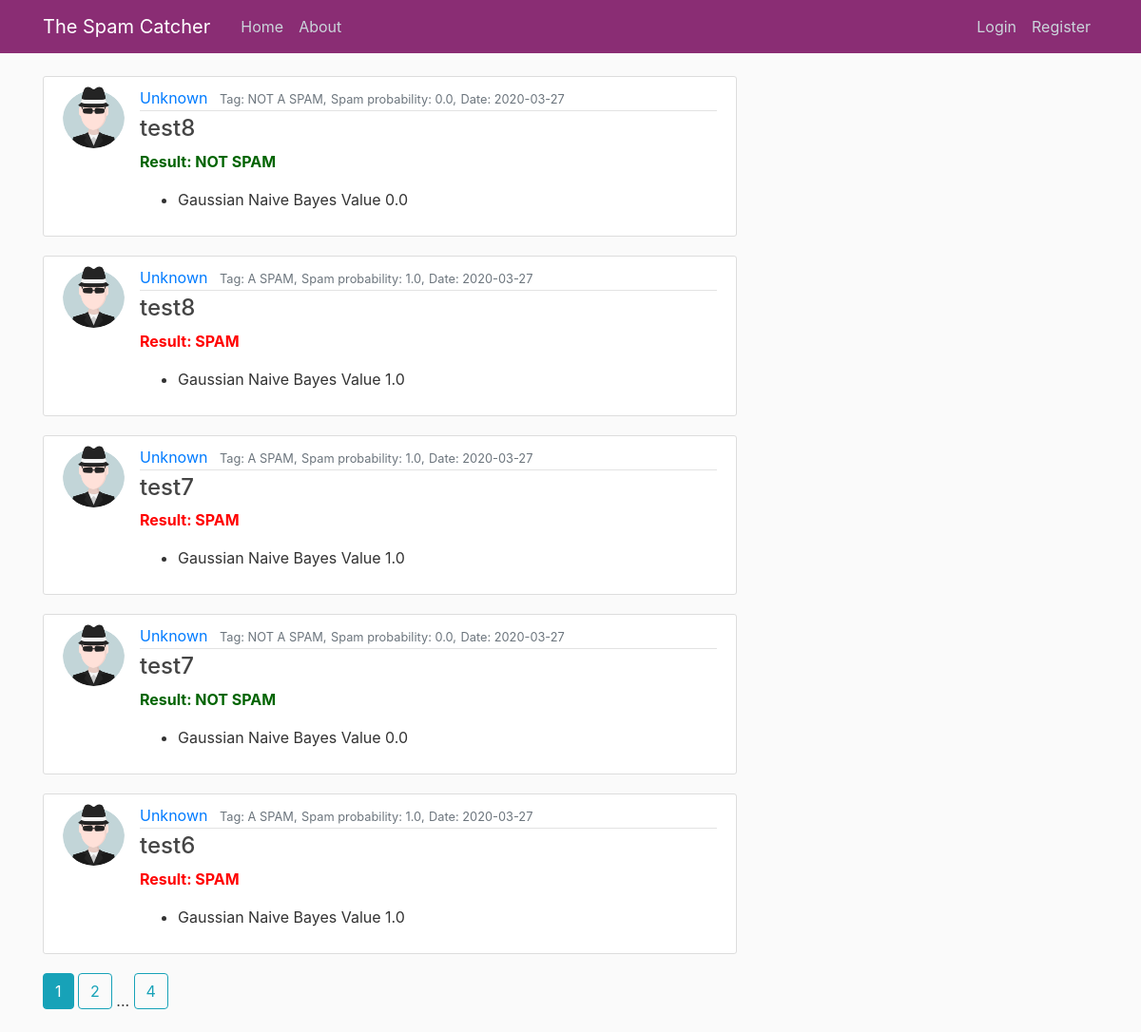
The page /home on the database its author committed.
### SPAM_WEB_APP/models.py (models this page shows, shortened)
class Post(db.Model):
    id = db.Column(db.Integer, primary_key=True)
    title = db.Column(db.String(100), nullable=False)
    date_posted = db.Column(db.DateTime, nullable=False, default=datetime.utcnow)
    content = db.Column(db.Text, nullable=False)
    gaussian_naive_bayes_value = db.Column(db.Float(100), default=0.0)
    spam_or_ham = db.Column(db.String(20), default='Not A Spam')
    user_id = db.Column(db.Integer, db.ForeignKey('user.id'), nullable=False)

class User(db.Model, UserMixin):
    id = db.Column(db.Integer, primary_key=True)
    username = db.Column(db.String(20), unique=True, nullable=False)
    email = db.Column(db.String(120), unique=True, nullable=False)
    image_file = db.Column(db.String(20), nullable=False, default='avtr.png')
    password = db.Column(db.String(60), nullable=False)
    posts = db.relationship('Post', backref='author', lazy=True)

### SPAM_WEB_APP/routes.py (the view)
@app.route("/")
@app.route("/home")
def home():
    page = request.args.get('page', 1, type=int)
    posts = Post.query.order_by(Post.date_posted.desc()).paginate(page=page, per_page=5)
    return render_template('home.html', posts=posts)

### SPAM_WEB_APP/templates/home.html
{% extends "layout.html" %}
{% block content %}
    {% for post in posts.items %}
        <article class="media content-section">
          <img class="rounded-circle article-img" src="{{ url_for('static', filename='profile_pics/' + post.author.image_file) }}">
          <div class="media-body">
            <div class="article-metadata">
              <a class="mr-2" href="{{ url_for('user_posts', username=post.author.username) }}">{{ post.author.username }}</a>
              <small class="text-muted">Tag: {{ post.spam_or_ham }},</small>
              <small class="text-muted">Spam probability: {{ post.gaussian_naive_bayes_value }},</small>
              <small class="text-muted">Date: {{ post.date_posted.strftime('%Y-%m-%d') }}</small>
            </div>
            <h4><a class="article-title" href="{{ url_for('post', post_id=post.id) }}">{{ post.title }}</a></h4>
             {% if post.spam_or_ham == 'A SPAM' %}
                 <p class="article-content" style="color:red;"><b>Result: SPAM</b></p>
             {% else %}
                 <p class="article-content" style="color:darkgreen;"><b>Result: NOT SPAM</b></p>
             {% endif %}
            <ul>
            <li class="article-content">Gaussian Naive Bayes Value       {{ post.gaussian_naive_bayes_value }}</li>
           </ul>
          </div>
        </article>
    {% endfor %}
    {% for page_num in posts.iter_pages(left_edge=1, right_edge=1, left_current=1, right_current=2) %}
      {% if page_num %}
        {% if posts.page == page_num %}
          <a class="btn btn-info mb-4" href="{{ url_for('home', page=page_num) }}">{{ page_num }}</a>
        {% else %}
          <a class="btn btn-outline-info mb-4" href="{{ url_for('home', page=page_num) }}">{{ page_num }}</a>
        {% endif %}
      {% else %}
        ...
      {% endif %}
    {% endfor %}
{% endblock content %}

### SPAM_WEB_APP/templates/layout.html (shortened to what this page needs)
<!DOCTYPE html>
<html>
<head>
    <link rel="stylesheet" href="https://stackpath.bootstrapcdn.com/bootstrap/4.4.1/css/bootstrap.min.css">
    <link rel="stylesheet" type="text/css" href="{{ url_for('static', filename='main.css') }}">
</head>
<body>
    <header class="site-header">
      <nav class="navbar navbar-expand-md navbar-dark bg-steel fixed-top">
        <div class="container">
          <a class="navbar-brand mr-4" href="/">The Spam Catcher</a>
          <div class="collapse navbar-collapse" id="navbarToggle">
            <div class="navbar-nav mr-auto">
              <a class="nav-item nav-link" href="{{ url_for('home') }}">Home</a>
              <a class="nav-item nav-link" href="{{ url_for('about') }}">About</a>
            </div>
            <div class="navbar-nav">
              {% if current_user.is_authenticated %}
                <a class="nav-item nav-link" href="{{ url_for('my_scans') }}">Old Scans</a>
                <a class="nav-item nav-link" href="{{ url_for('new_post') }}">New Scan</a>
                <a class="nav-item nav-link" href="{{ url_for('hscan') }}">Email Header scan</a>
                <a class="nav-item nav-link" href="{{ url_for('getfile') }}">Upload</a>
                <a class="nav-item nav-link" href="{{ url_for('account') }}">Account</a>
                <a class="nav-item nav-link" href="{{ url_for('logout') }}">Logout</a>
              {% else %}
                <a class="nav-item nav-link" href="{{ url_for('login') }}">Login</a>
                <a class="nav-item nav-link" href="{{ url_for('register') }}">Register</a>
              {% endif %}
            </div>
          </div>
        </div>
      </nav>
    </header>
    <main role="main" class="container">
      <div class="row">
        <div class="col-md-8">
          {% block content %}{% endblock %}
        </div>
    </main>
</body>
</html>

### SPAM_WEB_APP/static/main.css (style rules this page uses)
body { background: #fafafa; color: #333333; margin-top: 5rem; }
h1, h2, h3, h4, h5, h6 { color: #444444; }
.bg-steel { background-color: #8a2d74; }
.site-header .navbar-nav .nav-link { color: #cbd5db; }
.content-section { background: #ffffff; padding: 10px 20px; border: 1px solid #dddddd; border-radius: 3px; margin-bottom: 20px; }
.article-title { color: #444444; }
.article-content { white-space: pre-line; }
.article-img { height: 65px; width: 65px; margin-right: 16px; }
.article-metadata { padding-bottom: 1px; margin-bottom: 4px; border-bottom: 1px solid #e3e3e3 }

### rows shown on the page
Post: image_file (picture), author.username "Unknown", spam_or_ham "NOT A SPAM", gaussian_naive_bayes_value "0.0", date_posted "2020-03-27", title "test8", shows "Result: NOT SPAM"
Post: image_file (picture), author.username "Unknown", spam_or_ham "A SPAM", gaussian_naive_bayes_value "1.0", date_posted "2020-03-27", title "test8", shows "Result: SPAM"
Post: image_file (picture), author.username "Unknown", spam_or_ham "A SPAM", gaussian_naive_bayes_value "1.0", date_posted "2020-03-27", title "test7", shows "Result: SPAM"
Post: image_file (picture), author.username "Unknown", spam_or_ham "NOT A SPAM", gaussian_naive_bayes_value "0.0", date_posted "2020-03-27", title "test7", shows "Result: NOT SPAM"
Post: image_file (picture), author.username "Unknown", spam_or_ham "A SPAM", gaussian_naive_bayes_value "1.0", date_posted "2020-03-27", title "test6", shows "Result: SPAM"

### other values the page prints
{{ page_num }} "1"
{{ page_num }} "2" "4"
